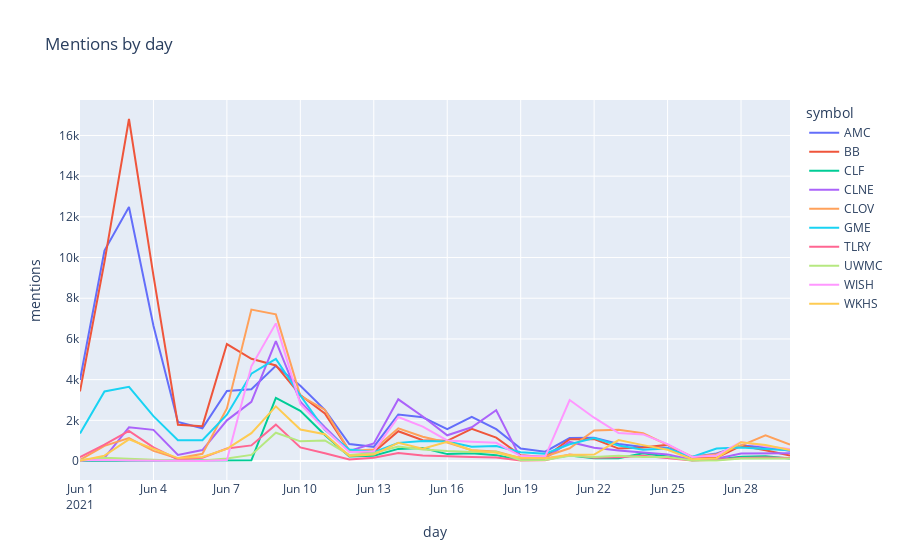

Source (notebook cell):
### Code cell
fig = px.line(mentions[mentions['symbol'].isin(top_symbols[:10])], 
              x="day", y="num_mentions", line_group="symbol", color="symbol",
              title="Mentions by day", labels={'num_mentions': 'mentions'})
fig.show()
